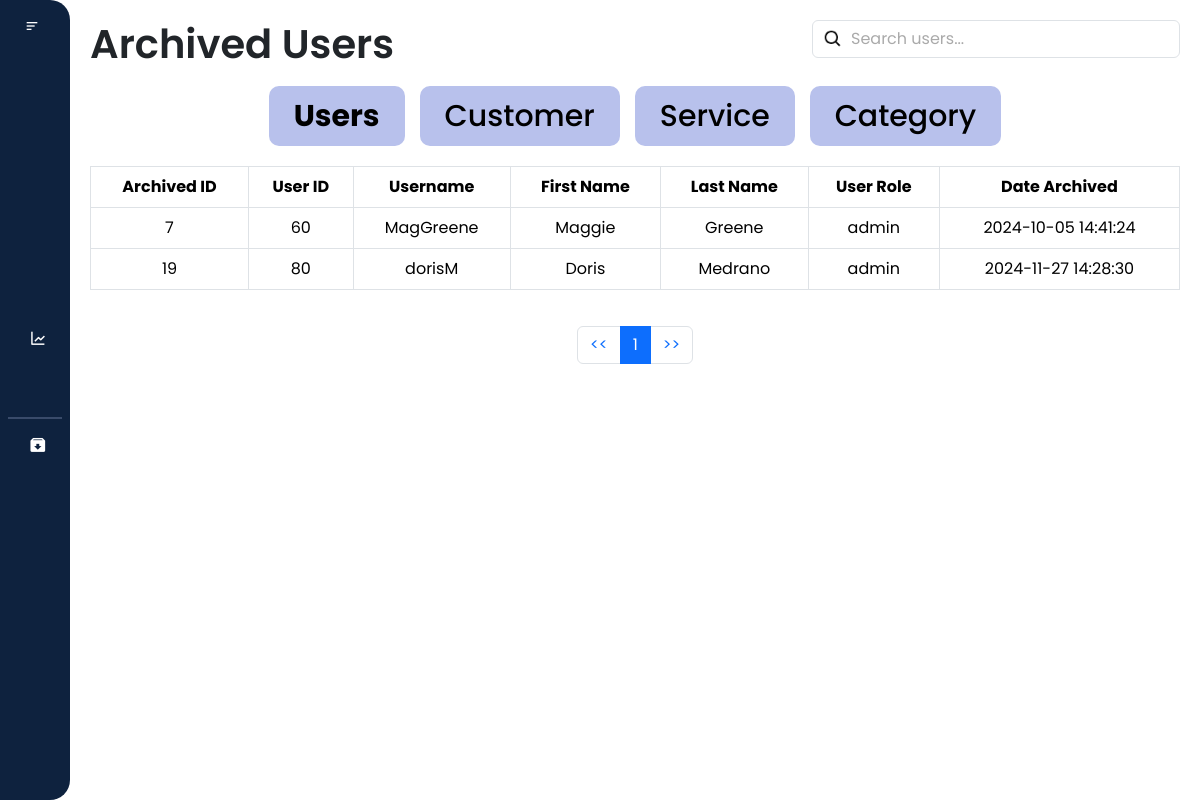
/laundry_system/archived/archive_users.php (signed in), run on the app's committed database.
### tables this page shows
CREATE TABLE `archived_users` (
  `archive_id` int(11) NOT NULL,
  `user_id` int(11) NOT NULL,
  `username` varchar(50) NOT NULL,
  `first_name` varchar(50) NOT NULL,
  `last_name` varchar(50) NOT NULL,
  `user_role` varchar(50) NOT NULL,
  `archived_at` timestamp NOT NULL DEFAULT current_timestamp()
);

### laundry_system/archived/archive_users.php (the view, shortened to what this page needs)
<?php
require '../database.php';
$user_role = $_SESSION['user_role'];
?>
<!DOCTYPE html>
<html lang="en">
<head>
    <link href="https://cdn.jsdelivr.net/npm/bootstrap@5.3.3/dist/css/bootstrap.min.css" rel="stylesheet"
>
    <link href="https://cdn.lineicons.com/4.0/lineicons.css" rel="stylesheet" />
    <link href='https://unpkg.com/boxicons@2.1.4/css/boxicons.min.css' rel='stylesheet'>
    <link rel="stylesheet" href="archive_users.css">
</head>
<body>
    <div class="wrapper">
        <aside id="sidebar">
            <div class="d-flex">
                <button id="toggle-btn" type="button">
                    <i class="bx bx-menu-alt-left"></i>
                </button>
            </div>
            <ul class="sidebar-nav">
                <?php if($user_role === 'admin') : ?>
                    <li class="sidebar-item">
                        <a href="/laundry_system/dashboard/dashboard.php" class="sidebar-link"
                            data-bs-toggle="tooltip"
                            data-bs-placement="right"
                            data-bs-title="Dashboard">
                        </a>
                    </li>
                    <li class="sidebar-item">
                        <a href="/laundry_system/profile/profile.php" class="sidebar-link"
                            data-bs-toggle="tooltip"
                            data-bs-placement="right"
                            data-bs-title="Profile">
                        </a>
                    </li>
                    <li class="sidebar-item">
                        <a href="/laundry_system/users/users.php" class="sidebar-link"
                            data-bs-toggle="tooltip"
                            data-bs-placement="right"
                            data-bs-title="Users">
                        </a>
                    </li>
                    <li class="sidebar-item">
                        <a href="#" class="sidebar-link has-dropdown collapsed" data-bs-toggle="collapse"
                            data-bs-target="#records" aria-expanded="false" aria-controls="records">
                        </a>
                    </li>
                    <li class="sidebar-item">
                        <a href="/laundry_system/transaction/transaction.php" class="sidebar-link"
                            data-bs-toggle="tooltip"
                            data-bs-placement="right"
                            data-bs-title="Transactions">
                        </a>
                    </li>
                    <li class="sidebar-item">
                        <a href="/laundry_system/sales_report/report.php" class="sidebar-link">
                            <i class='bx bx-line-chart'></i>
                        </a>
                    </li>
                    <li class="sidebar-item">
                        <a href="/laundry_system/settings/setting.php" class="sidebar-link"
                            data-bs-toggle="tooltip"
                            data-bs-placement="right"
                            data-bs-title="Settings">
                        </a>
                    </li>
                    <hr style="border: 1px solid #b8c1ec; margin: 8px">
                    <li class="sidebar-item">
                        <a href="#" class="sidebar-link has-dropdown collapsed" data-bs-toggle="collapse"
                        data-bs-target="#archived" aria-expanded="false" aria-controls="archived">
                            <i class='bx bxs-archive-in'></i>
                        </a>
                    </li>
                <?php endif; ?>
            </ul>
            <div class="sidebar-footer">
            <a href="javascript:void(0)" class="sidebar-link" id="btn_logout"
                    data-bs-toggle="tooltip"
                    data-bs-placement="right"
                    data-bs-title="Logout">
                </a>
            </div>
        </aside>
        <div class="main-content">
            <nav>
                <div class="d-flex justify-content-between" id="navbar">
                    <h1>Archived Users</h1>
                    <div class="search_bar" m-1>
                        <input class="form-control" type="text" id="filter_user" placeholder="Search users...">
                    </div>
                </div>
            </nav>
            <div class="buttons">
                <div class="user_button">
                    <a href="archive_users.php" class="button" id="userBtn"><b>Users</b></a>
                </div>
                <div class="customer_button">
                    <a href="archive_customer.php" class="button" id="customerBtn">Customer</a>
                </div>
                <div class="service_button">
                    <a href="archive_service.php" class="button" id="serviceBtn">Service</a>
                </div>
                <div class="category_button">
                    <a href="archive_category.php" class="button" id="categoryBtn">Category</a>
                </div>
            </div>
            <div class="table-responsive">
                <table class="table table-bordered text-center">
                        <thead>
                            <tr class="bg-dark text-white">
                                <th>Archived ID</th>
                                <th>User ID</th>
                                <th>Username</th>
                                <th>First Name</th>
                                <th>Last Name</th>
                                <th>User Role</th>
                                <th>Date Archived</th>
                            </tr>
                        </thead>
                        <tbody id = "archive_users_table">
                            <?php
                            $query = "SELECT * FROM archived_users";
                            $result = mysqli_query($conn, $query);
                            if ($result && $result->num_rows > 0) {
                                while ($row = mysqli_fetch_assoc($result)) {
                                ?>
                                    <tr>
                                        <td><?php echo $row['archive_id']; ?></td>
                                        <td><?php echo $row['user_id']; ?></td>
                                        <td><?php echo $row['username']; ?></td>
                                        <td><?php echo $row['first_name']; ?></td>
                                        <td><?php echo $row['last_name']; ?></td>
                                        <td><?php echo $row['user_role']; ?></td>
                                        <td><?php echo $row['archived_at']; ?></td>
                                    </tr>
                                <?php
                                   }
                            } else {
                            ?>
                        <tr>
                            <td colspan="7">No archived users found.</td>
                        </tr>
                            <?php
                            }
                            ?>
                        </tbody>
                </table>
            </div>
            <nav aria-label="Page navigation">
                <ul class="pagination justify-content-center" id="pagination">
                </ul>
            </nav>
        </div>
    </div>
</body>
</html>

### laundry_system/archived/archive_users.css (style rules this page uses)
* { margin: 0; padding: 0; font-family: "Poppins", sans-serif; box-sizing: border-box; }
html { scroll-behavior: smooth; }
.wrapper { display: flex; width: 100%; height: 100vh; }
.main-content { min-height: 100vh; width: 100%; overflow: hidden; transition: all 0.35s ease-in-out; }
#sidebar { width: 70px; min-width: 70px; z-index: 1000; transition: all .25s ease-in-out; display: flex; flex-direction: column; background-color: #0e223e; border-radius: 0 20px 20px 0; }
a { text-decoration: none; }
li { list-style: none; }
h1 { font-weight: 600; font-size: 1.5 rem; }
.main-content { flex: 1; overflow-y: auto; padding: 20px; transition: margin-left 0.5s ease; }
#sidebar { display: flex; width: 70px; min-width: 70px; z-index: 1000; transition: all 0.25s ease-in-out; flex-direction: column; background-color: #0e223e; border-radius: 0 20px 20px 0; }
#toggle-btn { background-color: transparent; cursor: pointer; border: 0; padding: 1rem 1.5rem; }
#toggle-btn i { font-size: 1.5 rem; color: #fff; }
.sidebar-nav { padding: 2rem 0; flex: 1 1 auto; }
a.sidebar-link { padding: 0.625rem 1.625rem; color: #fff; display: block; font-size: 0.9rem; white-space: nowrap; border-left: 3px solid transparent; text-decoration: none; }
.sidebar-link i { font-size: 1.1rem; margin-right: 0.75rem; }
.sidebar-item { position: relative; }
.table-responsive { padding: 20px 0; }
.buttons { display: flex; flex-direction: row; gap: 15px; flex-wrap: wrap; justify-content: center; margin-top: 10px; }
.button { display: inline-flex; align-items: center; justify-content: center; height: 60px; padding: 15px 25px; background-color: #b8c1ec; color: #000; text-align: center; text-decoration: none; border-radius: 10px; font-size: 30px; font-weight: 500; margin: 0; gap: 10px; transition: background-color 0.3s ease; }
.search_bar { position: relative; }
.search_bar .form-control { padding-left: 38px; }
.search_bar .form-control::placeholder { color: #aaa; }
.search_bar .form-control { background-image: url('/laundry_system/images/search.png'); background-repeat: no-repeat; background-position: 10px center; background-size: 20px 20px; }

### data on the page
archived_users: archive_id "7", user "60", username "MagGreene", first_name "Maggie", last_name "Greene", user_role "admin", archived_at "2024-10-05 14:41:24"
archived_users: archive_id "19", user "80", username "dorisM", first_name "Doris", last_name "Medrano", user_role "admin", archived_at "2024-11-27 14:28:30"
